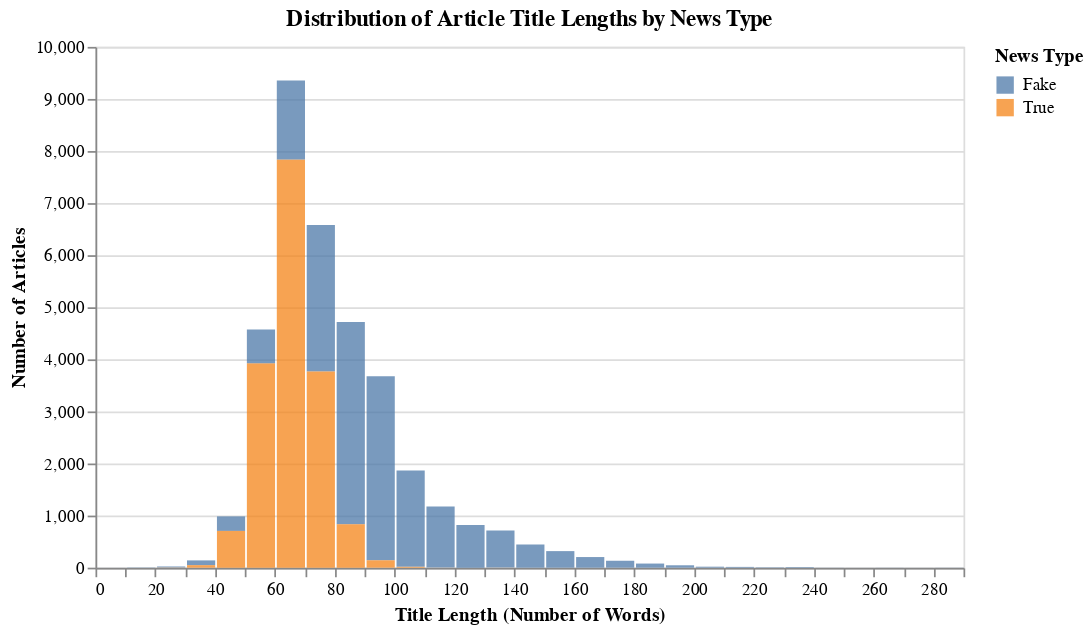

Notebook source saved alongside this figure:
### Markdown cell above
Figure 6: Distribution of article titles for fake and true news articles

### Code cell
title_length_hist = alt.Chart(train_df).mark_bar(opacity=0.75).encode(
    x=alt.X('title_length',
            bin=alt.Bin(maxbins=30),
            title='Title Length (Number of Words)'),
    y=alt.Y('count()', title='Number of Articles'),
    color=alt.Color('target', title='News Type')
).properties(
    title='Distribution of Article Title Lengths by News Type',
    height=300,
    width=500
)

title_length_hist

### Figure 1 — Vega specification as saved in the notebook (floating-point values rounded to 4 significant figures)
{"$schema": "https://vega.github.io/schema/vega/v6.json", "data": [{"name": "source_0", "values": [{"__count_end": 4718.0, "__count_start": 834.0, "bin_maxbins_30_title_length": 80.0, "bin_maxbins_30_title_length_end": 90.0, "target": "Fake"}, {"__count_end": 6581.0, "__count_start": 3767.0, "bin_maxbins_30_title_length": 70.0, "bin_maxbins_30_title_length_end": 80.0, "target": "Fake"}, {"__count_end": 1866.0, "__count_start": 16.0, "bin_maxbins_30_title_length": 100.0, "bin_maxbins_30_title_length_end": 110.0, "target": "Fake"}, {"__count_end": 7839.0, "__count_start": 0.0, "bin_maxbins_30_title_length": 60.0, "bin_maxbins_30_title_length_end": 70.0, "target": "True"}, {"__count_end": 3924.0, "__count_start": 0.0, "bin_maxbins_30_title_length": 50.0, "bin_maxbins_30_title_length_end": 60.0, "target": "True"}, {"__count_end": 4574.0, "__count_start": 3924.0, "bin_maxbins_30_title_length": 50.0, "bin_maxbins_30_title_length_end": 60.0, "target": "Fake"}, {"__count_end": 3676.0, "__count_start": 142.0, "bin_maxbins_30_title_length": 90.0, "bin_maxbins_30_title_length_end": 100.0, "target": "Fake"}, {"__count_end": 3767.0, "__count_start": 0.0, "bin_maxbins_30_title_length": 70.0, "bin_maxbins_30_title_length_end": 80.0, "target": "True"}, {"__count_end": 707.0, "__count_start": 0.0, "bin_maxbins_30_title_length": 40.0, "bin_maxbins_30_title_length_end": 50.0, "target": "True"}, {"__count_end": 818.0, "__count_start": 0.0, "bin_maxbins_30_title_length": 120.0, "bin_maxbins_30_title_length_end": 130.0, "target": "Fake"}, {"__count_end": 9355.0, "__count_start": 7839.0, "bin_maxbins_30_title_length": 60.0, "bin_maxbins_30_title_length_end": 70.0, "target": "Fake"}, {"__count_end": 318.0, "__count_start": 0.0, "bin_maxbins_30_title_length": 150.0, "bin_maxbins_30_title_length_end": 160.0, "target": "Fake"}, {"__count_end": 445.0, "__count_start": 0.0, "bin_maxbins_30_title_length": 140.0, "bin_maxbins_30_title_length_end": 150.0, "target": "Fake"}, {"__count_end": 79.0, "__count_start": 0.0, "bin_maxbins_30_title_length": 180.0, "bin_maxbins_30_title_length_end": 190.0, "target": "Fake"}, {"__count_end": 834.0, "__count_start": 0.0, "bin_maxbins_30_title_length": 80.0, "bin_maxbins_30_title_length_end": 90.0, "target": "True"}, {"__count_end": 714.0, "__count_start": 1.0, "bin_maxbins_30_title_length": 130.0, "bin_maxbins_30_title_length_end": 140.0, "target": "Fake"}, {"__count_end": 985.0, "__count_start": 707.0, "bin_maxbins_30_title_length": 40.0, "bin_maxbins_30_title_length_end": 50.0, "target": "Fake"}, {"__count_end": 1175.0, "__count_start": 1.0, "bin_maxbins_30_title_length": 110.0, "bin_maxbins_30_title_length_end": 120.0, "target": "Fake"}, {"__count_end": 204.0, "__count_start": 0.0, "bin_maxbins_30_title_length": 160.0, "bin_maxbins_30_title_length_end": 170.0, "target": "Fake"}, {"__count_end": 142.0, "__count_start": 0.0, "bin_maxbins_30_title_length": 90.0, "bin_maxbins_30_title_length_end": 100.0, "target": "True"}, {"__count_end": 12.0, "__count_start": 0.0, "bin_maxbins_30_title_length": 230.0, "bin_maxbins_30_title_length_end": 240.0, "target": "Fake"}, {"__count_end": 15.0, "__count_start": 0.0, "bin_maxbins_30_title_length": 210.0, "bin_maxbins_30_title_length_end": 220.0, "target": "Fake"}, {"__count_end": 140.0, "__count_start": 48.0, "bin_maxbins_30_title_length": 30.0, "bin_maxbins_30_title_length_end": 40.0, "target": "Fake"}, {"__count_end": 8.0, "__count_start": 0.0, "bin_maxbins_30_title_length": 220.0, "bin_maxbins_30_title_length_end": 230.0, "target": "Fake"}, {"__count_end": 23.0, "__count_start": 3.0, "bin_maxbins_30_title_length": 20.0, "bin_maxbins_30_title_length_end": 30.0, "target": "Fake"}, {"__count_end": 133.0, "__count_start": 0.0, "bin_maxbins_30_title_length": 170.0, "bin_maxbins_30_title_length_end": 180.0, "target": "Fake"}, {"__count_end": 16.0, "__count_start": 0.0, "bin_maxbins_30_title_length": 100.0, "bin_maxbins_30_title_length_end": 110.0, "target": "True"}, {"__count_end": 48.0, "__count_start": 0.0, "bin_maxbins_30_title_length": 30.0, "bin_maxbins_30_title_length_end": 40.0, "target": "True"}, {"__count_end": 46.0, "__count_start": 0.0, "bin_maxbins_30_title_length": 190.0, "bin_maxbins_30_title_length_end": 200.0, "target": "Fake"}, {"__count_end": 1.0, "__count_start": 0.0, "bin_maxbins_30_title_length": 110.0, "bin_maxbins_30_title_length_end": 120.0, "target": "True"}, {"__count_end": 5.0, "__count_start": 0.0, "bin_maxbins_30_title_length": 10.0, "bin_maxbins_30_title_length_end": 20.0, "target": "Fake"}, {"__count_end": 3.0, "__count_start": 0.0, "bin_maxbins_30_title_length": 20.0, "bin_maxbins_30_title_length_end": 30.0, "target": "True"}, {"__count_end": 19.0, "__count_start": 0.0, "bin_maxbins_30_title_length": 200.0, "bin_maxbins_30_title_length_end": 210.0, "target": "Fake"}, {"__count_end": 2.0, "__count_start": 0.0, "bin_maxbins_30_title_length": 280.0, "bin_maxbins_30_title_length_end": 290.0, "target": "Fake"}, {"__count_end": 1.0, "__count_start": 0.0, "bin_maxbins_30_title_length": 270.0, "bin_maxbins_30_title_length_end": 280.0, "target": "Fake"}, {"__count_end": 1.0, "__count_start": 0.0, "bin_maxbins_30_title_length": 250.0, "bin_maxbins_30_title_length_end": 260.0, "target": "Fake"}, {"__count_end": 1.0, "__count_start": 0.0, "bin_maxbins_30_title_length": 0.0, "bin_maxbins_30_title_length_end": 10.0, "target": "Fake"}, {"__count_end": 2.0, "__count_start": 0.0, "bin_maxbins_30_title_length": 260.0, "bin_maxbins_30_title_length_end": 270.0, "target": "Fake"}, {"__count_end": 2.0, "__count_start": 0.0, "bin_maxbins_30_title_length": 240.0, "bin_maxbins_30_title_length_end": 250.0, "target": "Fake"}, {"__count_end": 1.0, "__count_start": 0.0, "bin_maxbins_30_title_length": 130.0, "bin_maxbins_30_title_length_end": 140.0, "target": "True"}]}, {"name": "source_0_color_domain_target", "values": [{"target": "Fake"}, {"target": "True"}]}], "signals": [{"name": "bin_maxbins_30_title_length_bins", "value": {"fields": ["title_length"], "fname": "bin_title_length", "start": 0.0, "step": 10.0, "stop": 290.0}}], "marks": [{"type": "rect", "name": "marks", "from": {"data": "source_0"}, "encode": {"update": {"opacity": {"value": 0.75}, "fill": {"field": "target", "scale": "color"}, "x": {"field": "bin_maxbins_30_title_length_end", "scale": "x", "offset": {"signal": "0.5 + (abs(scale(\"x\", datum[\"bin_maxbins_30_title_length_end\"]) - scale(\"x\", datum[\"bin_maxbins_30_title_length\"])) < 0.25 ? 0.5 * (0.25 - (abs(scale(\"x\", datum[\"bin_maxbins_30_title_length_end\"]) - scale(\"x\", datum[\"bin_maxbins_30_title_length\"])))) : -0.5)"}}, "x2": {"field": "bin_maxbins_30_title_length", "scale": "x", "offset": {"signal": "0.5 + (abs(scale(\"x\", datum[\"bin_maxbins_30_title_length_end\"]) - scale(\"x\", datum[\"bin_maxbins_30_title_length\"])) < 0.25 ? -0.5 * (0.25 - (abs(scale(\"x\", datum[\"bin_maxbins_30_title_length_end\"]) - scale(\"x\", datum[\"bin_maxbins_30_title_length\"])))) : 0.5)"}}, "y2": {"field": "__count_start", "scale": "y"}, "y": {"field": "__count_end", "scale": "y"}}}, "style": ["bar"]}], "scales": [{"name": "x", "type": "linear", "domain": {"signal": "[bin_maxbins_30_title_length_bins.start, bin_maxbins_30_title_length_bins.stop]"}, "range": [0, {"signal": "width"}], "bins": {"signal": "bin_maxbins_30_title_length_bins"}, "zero": false}, {"name": "y", "type": "linear", "domain": {"data": "source_0", "fields": ["__count_start", "__count_end"]}, "range": [{"signal": "height"}, 0], "zero": true, "nice": true}, {"name": "color", "type": "ordinal", "domain": {"data": "source_0_color_domain_target", "field": "target", "sort": true}, "range": "category"}], "axes": [{"scale": "y", "tickCount": {"signal": "ceil(height/40)"}, "minExtent": 0, "orient": "left", "zindex": 0, "ticks": false, "domain": false, "grid": true, "maxExtent": 0, "gridScale": "x", "labels": false, "aria": false}, {"scale": "x", "labelOverlap": true, "orient": "bottom", "grid": false, "title": "Title Length (Number of Words)", "tickCount": {"signal": "ceil(width/10)"}, "zindex": 0, "labelFlush": true}, {"scale": "y", "grid": false, "title": "Number of Articles", "labelOverlap": true, "tickCount": {"signal": "ceil(height/40)"}, "orient": "left", "zindex": 0}], "title": {"text": "Distribution of Article Title Lengths by News Type", "frame": "group"}, "padding": 5, "style": "cell", "height": 300, "legends": [{"title": "News Type", "fill": "color", "symbolType": "square", "encode": {"symbols": {"update": {"opacity": {"value": 0.75}}}}}], "background": "white", "width": 500}
